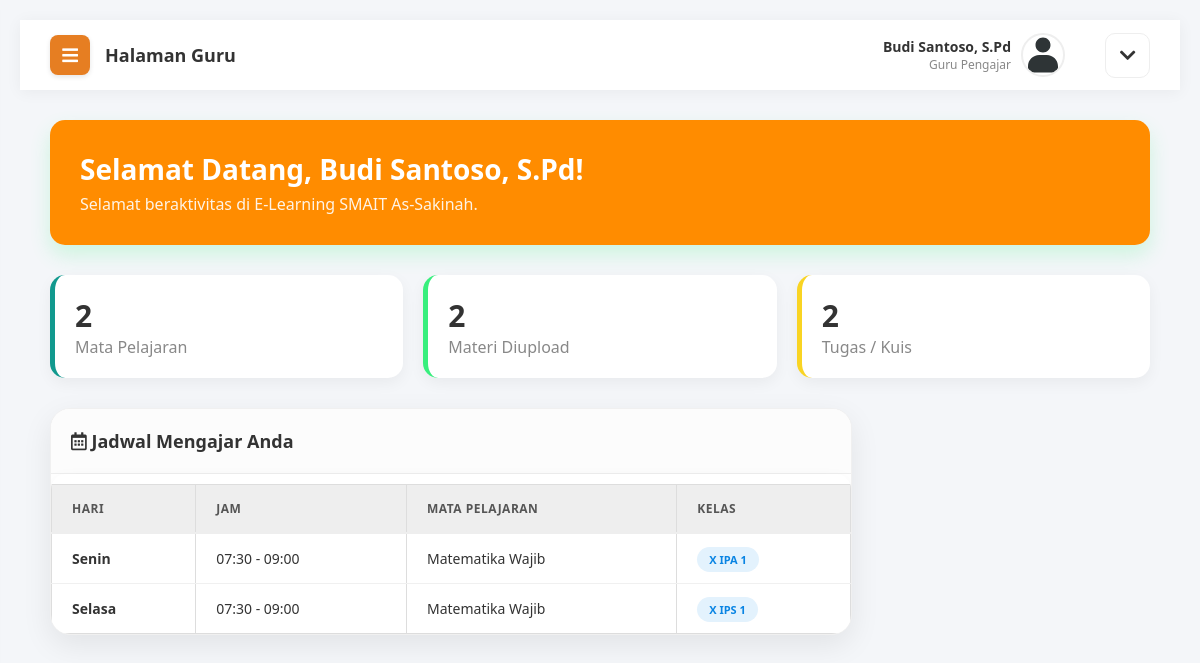
Page /guru/index.php (signed in) on the earlier database version.
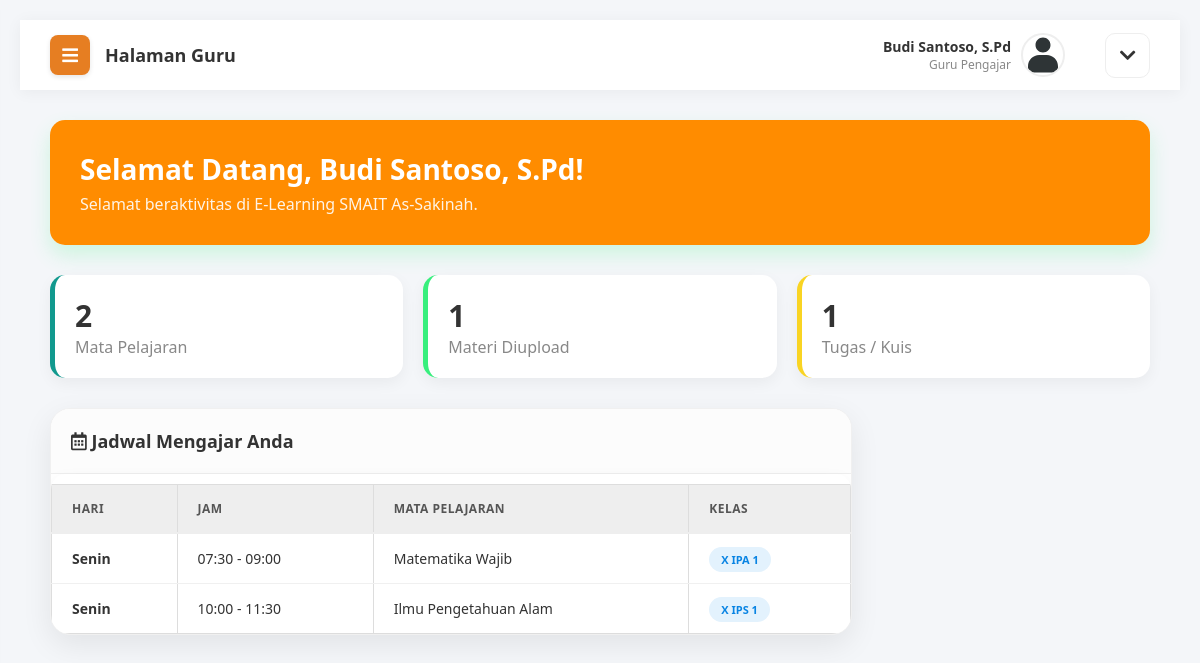
Same page on the later database version.
### tables this page shows
CREATE TABLE `mapel` (
  `id_mapel` int(11) NOT NULL,
  `kode_mapel` varchar(20) DEFAULT NULL,
  `nama_mapel` varchar(100) NOT NULL,
  `guru_id` int(11) DEFAULT NULL,
  `kelas_id` int(11) DEFAULT NULL,
  `hari` varchar(20) DEFAULT NULL,
  `jam_mulai` time DEFAULT NULL,
  `jam_selesai` time DEFAULT NULL
);

CREATE TABLE `kelas` (
  `id_kelas` int(11) NOT NULL,
  `nama_kelas` varchar(20) NOT NULL,
  `wali_kelas_id` int(11) DEFAULT NULL
);

### guru/index.php (the view, shortened to what this page needs)
<?php include 'header.php'; ?>
<div class="welcome-banner" style="background: linear-gradient(to right, #FF8C00, #FF8C00); color: white; padding: 30px; border-radius: 15px; margin-bottom: 30px; box-shadow: 0 10px 20px rgba(56, 239, 125, 0.2);">
    <h1 style="margin: 0; font-size: 28px;">Selamat Datang, <?php echo $_SESSION['nama_lengkap']; ?>!</h1>
    <p style="margin: 5px 0 0 0; opacity: 0.9;">Selamat beraktivitas di E-Learning SMAIT As-Sakinah.</p>
</div>
<?php
$id_guru = $_SESSION['id_user'];
$jml_mapel = mysqli_num_rows(mysqli_query($koneksi, "SELECT * FROM mapel WHERE guru_id='$id_guru'"));
$jml_materi = mysqli_num_rows(mysqli_query($koneksi, "SELECT materi.* FROM materi JOIN mapel ON materi.mapel_id=mapel.id_mapel WHERE mapel.guru_id='$id_guru'"));
$jml_tugas = mysqli_num_rows(mysqli_query($koneksi, "SELECT tugas.* FROM tugas JOIN mapel ON tugas.mapel_id=mapel.id_mapel WHERE mapel.guru_id='$id_guru'"));
?>
<div style="display: flex; gap: 20px; flex-wrap: wrap; margin-bottom: 30px;">
    <div style="flex: 1; min-width: 200px; background: white; padding: 20px; border-radius: 15px; box-shadow: 0 5px 15px rgba(0,0,0,0.05); border-left: 5px solid #11998e;">
        <div style="font-size: 30px; font-weight: bold; color: #333;"><?php echo $jml_mapel; ?></div>
        <div style="color: #888;">Mata Pelajaran</div>
    </div>
    <div style="flex: 1; min-width: 200px; background: white; padding: 20px; border-radius: 15px; box-shadow: 0 5px 15px rgba(0,0,0,0.05); border-left: 5px solid #38ef7d;">
        <div style="font-size: 30px; font-weight: bold; color: #333;"><?php echo $jml_materi; ?></div>
        <div style="color: #888;">Materi Diupload</div>
    </div>
    <div style="flex: 1; min-width: 200px; background: white; padding: 20px; border-radius: 15px; box-shadow: 0 5px 15px rgba(0,0,0,0.05); border-left: 5px solid #f9d423;">
        <div style="font-size: 30px; font-weight: bold; color: #333;"><?php echo $jml_tugas; ?></div>
        <div style="color: #888;">Tugas / Kuis</div>
    </div>
</div>
<div class="modern-form-card" style="padding: 0; overflow: hidden;">
    <div style="padding: 20px; background: #fcfcfc; border-bottom: 1px solid #eee;">
        <h3 style="margin: 0; font-size: 18px; color: #333;"><i class="far fa-calendar-alt"></i> Jadwal Mengajar Anda</h3>
    </div>
    <div class="table-responsive">
        <table class="table-modern">
            <thead>
                <tr>
                    <th>Hari</th>
                    <th>Jam</th>
                    <th>Mata Pelajaran</th>
                    <th>Kelas</th>
                </tr>
            </thead>
            <tbody>
                <?php
                $q_jadwal = mysqli_query($koneksi, "SELECT mapel.*, kelas.nama_kelas
                                                    FROM mapel
                                                    JOIN kelas ON mapel.kelas_id = kelas.id_kelas
                                                    WHERE mapel.guru_id='$id_guru'
                                                    ORDER BY FIELD(mapel.hari, 'Senin', 'Selasa', 'Rabu', 'Kamis', 'Jumat', 'Sabtu'), mapel.jam_mulai ASC");
                while($j = mysqli_fetch_array($q_jadwal)){
                    $indo_days = ['Sunday'=>'Minggu', 'Monday'=>'Senin', 'Tuesday'=>'Selasa', 'Wednesday'=>'Rabu', 'Thursday'=>'Kamis', 'Friday'=>'Jumat', 'Saturday'=>'Sabtu'];
                    $hari_skrg = $indo_days[date('l')];
                    $highlight = ($j['hari'] == $hari_skrg) ? "background:#e0f2f1;" : "";
                ?>
                <tr style="<?php echo $highlight; ?>">
                    <td>
                        <b><?php echo $j['hari']; ?></b>
                    </td>
                    <td><?php echo substr($j['jam_mulai'],0,5) . " - " . substr($j['jam_selesai'],0,5); ?></td>
                    <td><?php echo $j['nama_mapel']; ?></td>
                    <td><span class="badge-status bg-info"><?php echo $j['nama_kelas']; ?></span></td>
                </tr>
                <?php } ?>
            </tbody>
        </table>
    </div>
</div>
<?php include 'footer.php'; ?>

Differences in the rows shown:
no longer on this page (row edited): mapel: hari "Selasa", jam_mulai "07:30", jam_selesai "09:00", nama_mapel "Matematika Wajib", kelas.nama_kelas "X IPS 1"
added mapel: hari "Senin", jam_mulai "10:00", jam_selesai "11:30", nama_mapel "Ilmu Pengetahuan Alam", kelas.nama_kelas "X IPS 1"
Other differences:
$jml_materi: "2" → "1"
$jml_tugas: "2" → "1"
